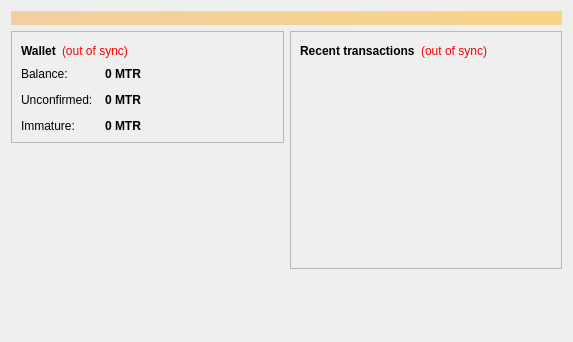
<?xml version="1.0" encoding="UTF-8"?>
<ui version="4.0">
 <class>OverviewPage</class>
 <widget class="QWidget" name="OverviewPage">
  <property name="geometry">
   <rect>
    <x>0</x>
    <y>0</y>
    <width>573</width>
    <height>342</height>
   </rect>
  </property>
  <property name="windowTitle">
   <string>Form</string>
  </property>
  <layout class="QVBoxLayout" name="topLayout">
   <item>
    <widget class="QLabel" name="labelAlerts">
     <property name="visible">
      <bool>false</bool>
     </property>
     <property name="styleSheet">
      <string notr="true">background-color: qlineargradient(x1: 0, y1: 0, x2: 1, y2: 0, stop:0 #F0D0A0, stop:1 #F8D488); color:#000000;</string>
     </property>
     <property name="wordWrap">
      <bool>true</bool>
     </property>
     <property name="margin">
      <number>3</number>
     </property>
    </widget>
   </item>
   <item>
    <layout class="QHBoxLayout" name="horizontalLayout" stretch="1,1">
     <item>
      <layout class="QVBoxLayout" name="verticalLayout_2">
       <item>
        <widget class="QFrame" name="frame">
         <property name="frameShape">
          <enum>QFrame::StyledPanel</enum>
         </property>
         <property name="frameShadow">
          <enum>QFrame::Raised</enum>
         </property>
         <layout class="QVBoxLayout" name="verticalLayout_4">
          <item>
           <layout class="QHBoxLayout" name="horizontalLayout_4">
            <item>
             <widget class="QLabel" name="label_5">
              <property name="font">
               <font>
                <weight>75</weight>
                <bold>true</bold>
               </font>
              </property>
              <property name="text">
               <string>Wallet</string>
              </property>
             </widget>
            </item>
            <item>
             <widget class="QLabel" name="labelWalletStatus">
              <property name="toolTip">
               <string>The displayed information may be out of date. Your wallet automatically synchronizes with the Montero network after a connection is established, but this process has not completed yet.</string>
              </property>
              <property name="styleSheet">
               <string notr="true">QLabel { color: red; }</string>
              </property>
              <property name="text">
               <string notr="true">(out of sync)</string>
              </property>
              <property name="alignment">
               <set>Qt::AlignLeading|Qt::AlignLeft|Qt::AlignVCenter</set>
              </property>
             </widget>
            </item>
            <item>
             <spacer name="horizontalSpacer_2">
              <property name="orientation">
               <enum>Qt::Horizontal</enum>
              </property>
              <property name="sizeHint" stdset="0">
               <size>
                <width>40</width>
                <height>20</height>
               </size>
              </property>
             </spacer>
            </item>
           </layout>
          </item>
          <item>
           <layout class="QFormLayout" name="formLayout_2">
            <property name="fieldGrowthPolicy">
             <enum>QFormLayout::AllNonFixedFieldsGrow</enum>
            </property>
            <property name="horizontalSpacing">
             <number>12</number>
            </property>
            <property name="verticalSpacing">
             <number>12</number>
            </property>
            <item row="0" column="0">
             <widget class="QLabel" name="label">
              <property name="text">
               <string>Balance:</string>
              </property>
             </widget>
            </item>
            <item row="0" column="1">
             <widget class="QLabel" name="labelBalance">
              <property name="font">
               <font>
                <weight>75</weight>
                <bold>true</bold>
               </font>
              </property>
              <property name="cursor">
               <cursorShape>IBeamCursor</cursorShape>
              </property>
              <property name="toolTip">
               <string>Your current balance</string>
              </property>
              <property name="text">
               <string notr="true">0 MTR</string>
              </property>
              <property name="textInteractionFlags">
               <set>Qt::LinksAccessibleByMouse|Qt::TextSelectableByKeyboard|Qt::TextSelectableByMouse</set>
              </property>
             </widget>
            </item>
            <item row="1" column="0">
             <widget class="QLabel" name="label_3">
              <property name="text">
               <string>Unconfirmed:</string>
              </property>
             </widget>
            </item>
            <item row="1" column="1">
             <widget class="QLabel" name="labelUnconfirmed">
              <property name="font">
               <font>
                <weight>75</weight>
                <bold>true</bold>
               </font>
              </property>
              <property name="cursor">
               <cursorShape>IBeamCursor</cursorShape>
              </property>
              <property name="toolTip">
               <string>Total of transactions that have yet to be confirmed, and do not yet count toward the current balance</string>
              </property>
              <property name="text">
               <string notr="true">0 MTR</string>
              </property>
              <property name="textInteractionFlags">
               <set>Qt::LinksAccessibleByMouse|Qt::TextSelectableByKeyboard|Qt::TextSelectableByMouse</set>
              </property>
             </widget>
            </item>
            <item row="2" column="0">
             <widget class="QLabel" name="labelImmatureText">
              <property name="text">
               <string>Immature:</string>
              </property>
             </widget>
            </item>
            <item row="2" column="1">
             <widget class="QLabel" name="labelImmature">
              <property name="font">
               <font>
                <weight>75</weight>
                <bold>true</bold>
               </font>
              </property>
              <property name="toolTip">
               <string>Mined balance that has not yet matured</string>
              </property>
              <property name="text">
               <string notr="true">0 MTR</string>
              </property>
              <property name="textInteractionFlags">
               <set>Qt::LinksAccessibleByMouse|Qt::TextSelectableByKeyboard|Qt::TextSelectableByMouse</set>
              </property>
             </widget>
            </item>
           </layout>
          </item>
         </layout>
        </widget>
       </item>
       <item>
        <spacer name="verticalSpacer">
         <property name="orientation">
          <enum>Qt::Vertical</enum>
         </property>
         <property name="sizeHint" stdset="0">
          <size>
           <width>20</width>
           <height>40</height>
          </size>
         </property>
        </spacer>
       </item>
      </layout>
     </item>
     <item>
      <layout class="QVBoxLayout" name="verticalLayout_3">
       <item>
        <widget class="QFrame" name="frame_2">
         <property name="frameShape">
          <enum>QFrame::StyledPanel</enum>
         </property>
         <property name="frameShadow">
          <enum>QFrame::Raised</enum>
         </property>
         <layout class="QVBoxLayout" name="verticalLayout">
          <item>
           <layout class="QHBoxLayout" name="horizontalLayout_2">
            <item>
             <widget class="QLabel" name="label_4">
              <property name="text">
               <string>&lt;b&gt;Recent transactions&lt;/b&gt;</string>
              </property>
             </widget>
            </item>
            <item>
             <widget class="QLabel" name="labelTransactionsStatus">
              <property name="toolTip">
               <string>The displayed information may be out of date. Your wallet automatically synchronizes with the Montero network after a connection is established, but this process has not completed yet.</string>
              </property>
              <property name="styleSheet">
               <string notr="true">QLabel { color: red; }</string>
              </property>
              <property name="text">
               <string notr="true">(out of sync)</string>
              </property>
              <property name="alignment">
               <set>Qt::AlignRight|Qt::AlignTrailing|Qt::AlignVCenter</set>
              </property>
             </widget>
            </item>
            <item>
             <spacer name="horizontalSpacer">
              <property name="orientation">
               <enum>Qt::Horizontal</enum>
              </property>
              <property name="sizeHint" stdset="0">
               <size>
                <width>40</width>
                <height>20</height>
               </size>
              </property>
             </spacer>
            </item>
           </layout>
          </item>
          <item>
           <widget class="QListView" name="listTransactions">
            <property name="styleSheet">
             <string notr="true">QListView { background: transparent; }</string>
            </property>
            <property name="frameShape">
             <enum>QFrame::NoFrame</enum>
            </property>
            <property name="verticalScrollBarPolicy">
             <enum>Qt::ScrollBarAlwaysOff</enum>
            </property>
            <property name="horizontalScrollBarPolicy">
             <enum>Qt::ScrollBarAlwaysOff</enum>
            </property>
            <property name="selectionMode">
             <enum>QAbstractItemView::NoSelection</enum>
            </property>
           </widget>
          </item>
         </layout>
        </widget>
       </item>
       <item>
        <spacer name="verticalSpacer_2">
         <property name="orientation">
          <enum>Qt::Vertical</enum>
         </property>
         <property name="sizeHint" stdset="0">
          <size>
           <width>20</width>
           <height>40</height>
          </size>
         </property>
        </spacer>
       </item>
      </layout>
     </item>
    </layout>
   </item>
  </layout>
 </widget>
 <resources/>
 <connections/>
</ui>
